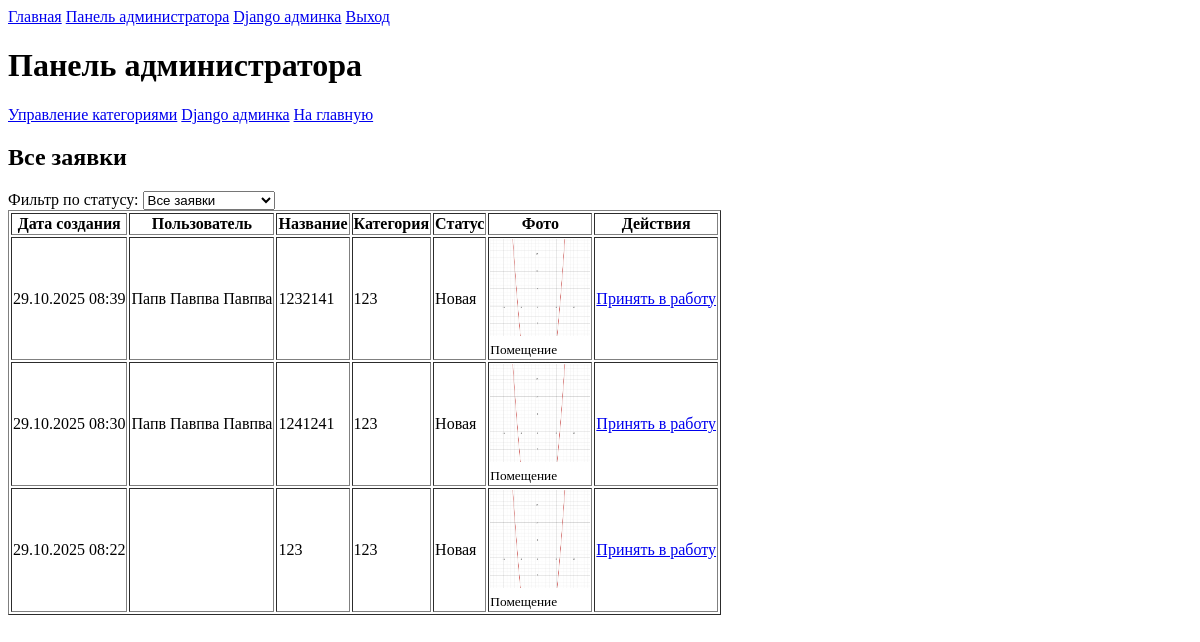
/catalog/admin/dashboard/ (signed in), run on an earlier commit of the app's database.
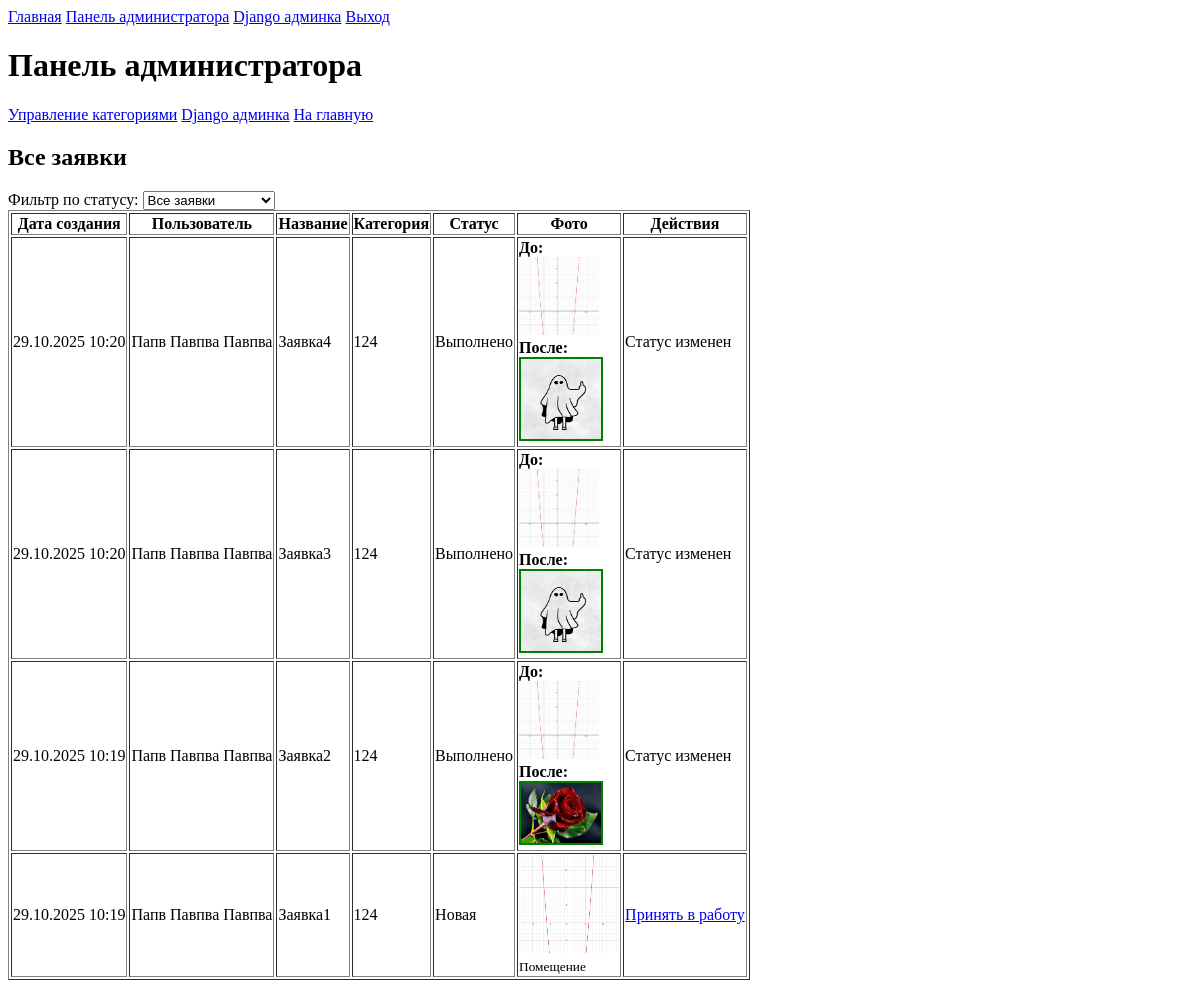
And on a later commit of the database.
### design_app/models.py (models this page shows, shortened)
class Application(models.Model):
    STATUS_CHOICES = [
        ('new', 'Новая'),
        ('in_progress', 'Принято в работу'),
        ('completed', 'Выполнено'),
    ]
    title = models.CharField(max_length=200)
    description = models.TextField()
    category = models.ForeignKey(Category, on_delete=models.CASCADE)
    photo = models.ImageField(
        upload_to='application_photos/',
        validators=[validate_image_size, validate_image_extension]
    )
    status = models.CharField(max_length=20, choices=STATUS_CHOICES, default='new')
    created_at = models.DateTimeField(auto_now_add=True)
    user = models.ForeignKey(CustomUser, on_delete=models.CASCADE)
    design_photo = models.ImageField(
        upload_to='design_photos/',
        null=True,
        blank=True,
        validators=[validate_image_size, validate_image_extension]
    )
    comment = models.TextField(blank=True)
    def can_change_to_in_progress(self):
        return self.status == 'new'
    def can_change_to_completed(self):
        return self.status == 'in_progress'
    def can_change_status(self):
        return self.can_change_to_in_progress() or self.can_change_to_completed()

class CustomUser(AbstractUser):
    full_name = models.CharField(max_length=100, validators=[validate_cyrillic])
    login = models.CharField(max_length=50, unique=True, validators=[validate_latin])
    email = models.EmailField(unique=True)
    personal_data_agreement = models.BooleanField(default=False)

class Category(models.Model):
    name = models.CharField(max_length=100, unique=True)

### design_app/views.py (the view)
    def wrapper(request, *args, **kwargs):
        if not request.user.is_authenticated or not request.user.is_superuser:
            messages.error(request, 'Доступ запрещен')
            return redirect('index')
        return function(request, *args, **kwargs)

### design_app/views.py (called while the page is built)
def admin_required(function):
    def wrapper(request, *args, **kwargs):
        if not request.user.is_authenticated or not request.user.is_superuser:
            messages.error(request, 'Доступ запрещен')
            return redirect('index')
        return function(request, *args, **kwargs)
    return wrapper

@login_required
@admin_required
def admin_dashboard(request):
    applications = Application.objects.all().order_by('-created_at')
    status_filter = request.GET.get('status')
    if status_filter:
        applications = applications.filter(status=status_filter)
    context = {
        'applications': applications,
        'status_choices': Application.STATUS_CHOICES,
    }
    return render(request, 'admin/dashboard.html', context)

### templates/admin/dashboard.html (shortened to what this page needs)
{% extends 'base.html' %}
{% block content %}
<h1>Панель администратора</h1>
<nav>
    <a href="{% url 'manage_categories' %}">Управление категориями</a>
    <a href="/superadmin/">Django админка</a>
    <a href="{% url 'index' %}">На главную</a>
</nav>
<h2>Все заявки</h2>
<form method="get">
    <div>
        <label>Фильтр по статусу:</label>
        <select name="status" onchange="this.form.submit()">
            <option value="">Все заявки</option>
        </select>
    </div>
</form>
{% if applications %}
    <table border="1">
        <thead>
            <tr>
                <th>Дата создания</th>
                <th>Пользователь</th>
                <th>Название</th>
                <th>Категория</th>
                <th>Статус</th>
                <th>Фото</th>
                <th>Действия</th>
            </tr>
        </thead>
        <tbody>
            {% for app in applications %}
            <tr>
                <td>{{ app.created_at|date:"d.m.Y H:i" }}</td>
                <td>{{ app.user.full_name }}</td>
                <td>{{ app.title }}</td>
                <td>{{ app.category.name }}</td>
                <td>{{ app.get_status_display }}</td>
                <td>
                    {% if app.status == 'completed' %}
                        <div>
                            <strong>До:</strong><br>
                            {% if app.photo %}
                                <img src="{{ app.photo.url }}" alt="Помещение до" width="80" style="max-height: 80px;">
                            {% else %}
                                <span style="color: #999;">Нет фото</span>
                            {% endif %}
                        </div>
                        <div>
                            <strong>После:</strong><br>
                            {% if app.design_photo %}
                                <img src="{{ app.design_photo.url }}" alt="Дизайн после" width="80" style="max-height: 80px; border: 2px solid green;">
                            {% else %}
                                <span style="color: #999;">Нет дизайна</span>
                            {% endif %}
                        </div>
                    {% else %}
                        {% if app.photo %}
                            <img src="{{ app.photo.url }}" alt="{{ app.title }}" width="100" style="max-height: 100px;">
                            <br>
                            <small>Помещение</small>
                        {% else %}
                            <span style="color: #999;">Нет фото</span>
                        {% endif %}
                    {% endif %}
                </td>
                <td>
                    {% if app.can_change_status %}
                        {% if app.can_change_to_in_progress %}
                            <a href="{% url 'change_application_status' app.id %}">Принять в работу</a>
                        {% elif app.can_change_to_completed %}
                            <a href="{% url 'change_application_status' app.id %}">Завершить</a>
                        {% endif %}
                    {% else %}
                        <span>Статус изменен</span>
                    {% endif %}
                </td>
            </tr>
            {% endfor %}
        </tbody>
    </table>
{% else %}
    <p>Заявок нет</p>
{% endif %}
{% endblock %}

What changed in the data, as far as the page shows it:
removed Application: created_at "29.10.2025 08:39", user.full_name "Папв Павпва Павпва", title "1232141", category.name "123", status "Новая", photo (picture), shows "Принять в работу"
removed Application: created_at "29.10.2025 08:30", user.full_name "Папв Павпва Павпва", title "1241241", category.name "123", status "Новая", photo (picture), shows "Принять в работу"
removed Application: created_at "29.10.2025 08:22", title "123", category.name "123", status "Новая", photo (picture), shows "Принять в работу"
added Application: created_at "29.10.2025 10:20", user.full_name "Папв Павпва Павпва", title "Заявка4", category.name "124", status "Выполнено", photo (picture), design_photo (picture), shows "Статус изменен"
added Application: created_at "29.10.2025 10:20", user.full_name "Папв Павпва Павпва", title "Заявка3", category.name "124", status "Выполнено", photo (picture), design_photo (picture), shows "Статус изменен"
added Application: created_at "29.10.2025 10:19", user.full_name "Папв Павпва Павпва", title "Заявка2", category.name "124", status "Выполнено", photo (picture), design_photo (picture), shows "Статус изменен"
added Application: created_at "29.10.2025 10:19", user.full_name "Папв Павпва Павпва", title "Заявка1", category.name "124", status "Новая", photo (picture), shows "Принять в работу"
